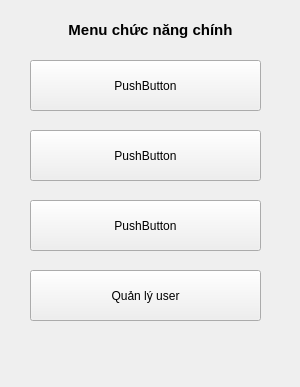
<?xml version="1.0" encoding="UTF-8"?>
<ui version="4.0">
 <class>Form</class>
 <widget class="QWidget" name="Form">
  <property name="geometry">
   <rect>
    <x>0</x>
    <y>0</y>
    <width>300</width>
    <height>387</height>
   </rect>
  </property>
  <property name="windowTitle">
   <string>Form</string>
  </property>
  <widget class="QPushButton" name="pushButton">
   <property name="geometry">
    <rect>
     <x>30</x>
     <y>60</y>
     <width>231</width>
     <height>51</height>
    </rect>
   </property>
   <property name="text">
    <string>PushButton</string>
   </property>
  </widget>
  <widget class="QPushButton" name="pushButton_2">
   <property name="geometry">
    <rect>
     <x>30</x>
     <y>130</y>
     <width>231</width>
     <height>51</height>
    </rect>
   </property>
   <property name="text">
    <string>PushButton</string>
   </property>
  </widget>
  <widget class="QPushButton" name="pushButton_3">
   <property name="geometry">
    <rect>
     <x>30</x>
     <y>200</y>
     <width>231</width>
     <height>51</height>
    </rect>
   </property>
   <property name="text">
    <string>PushButton</string>
   </property>
  </widget>
  <widget class="QPushButton" name="pushButton_4">
   <property name="geometry">
    <rect>
     <x>30</x>
     <y>270</y>
     <width>231</width>
     <height>51</height>
    </rect>
   </property>
   <property name="text">
    <string>Quản lý user</string>
   </property>
  </widget>
  <widget class="QLabel" name="label">
   <property name="geometry">
    <rect>
     <x>20</x>
     <y>10</y>
     <width>261</width>
     <height>41</height>
    </rect>
   </property>
   <property name="text">
    <string>&lt;html&gt;&lt;head/&gt;&lt;body&gt;&lt;p align=&quot;center&quot;&gt;&lt;span style=&quot; font-size:11pt; font-weight:600;&quot;&gt;Menu chức năng chính&lt;/span&gt;&lt;/p&gt;&lt;/body&gt;&lt;/html&gt;</string>
   </property>
  </widget>
 </widget>
 <resources/>
 <connections/>
</ui>
